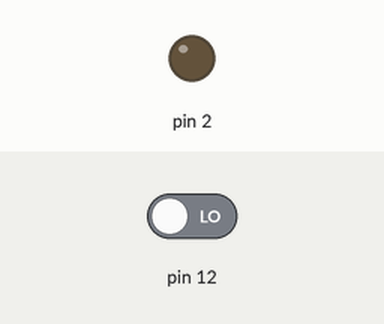
The sketch below on a simulated Arduino Uno, built with avr-gcc and run on an emulated ATmega328P. Shown: output pins drawn as LEDs (lit = HIGH). Inputs (shaded band) come from the test bench; at power-on: pin 12 LOW. What the sketch prints to the serial monitor is not drawn.

Above: at 1.2 s.
1.3 s: pin 12 driven HIGH
At 2.2 s:
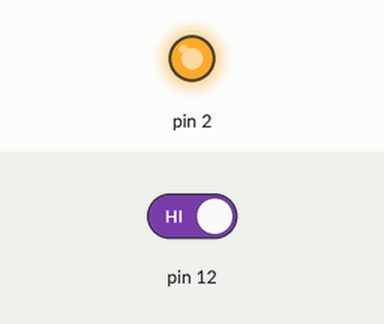
2.8 s: pin 12 driven LOW
At 3.4 s:
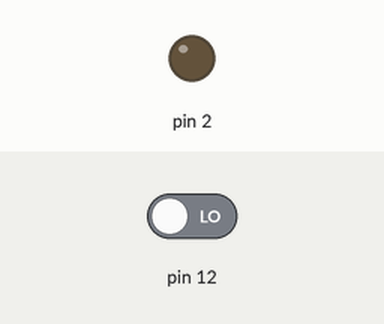
Timing chart, 0 to 5.8 s (numbered marks = the images above; inputs shaded):
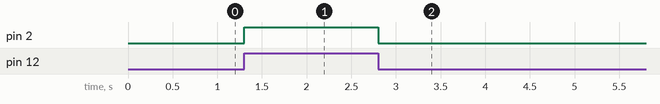

Measured:
- after the input at 1.3 s, pin 2: LOW → HIGH at once
- after the input at 2.8 s, pin 2: HIGH → LOW at once

The sketch:

PushButtomSwitch.ino
```cpp
//DIGITAL I/O FUNCTIONS
void setup() {
  // put your setup code here, to run once:
  pinMode(12, INPUT);

  pinMode(2, OUTPUT);

  Serial.begin(115200);
}

void loop() {
  // put your main code here, to run repeatedly:
  int value = digitalRead(12);
 // Serial.print(value);
  Serial.println(value);

  digitalWrite(2, value);
}
```
